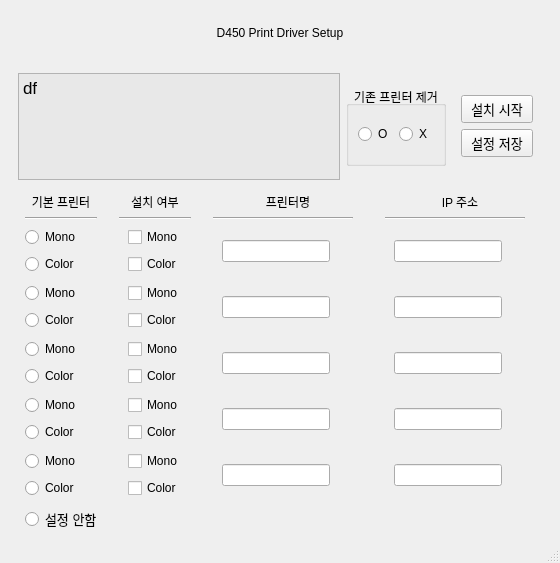
<?xml version="1.0" encoding="UTF-8"?>
<ui version="4.0">
 <class>MainWindow</class>
 <widget class="QMainWindow" name="MainWindow">
  <property name="geometry">
   <rect>
    <x>0</x>
    <y>0</y>
    <width>560</width>
    <height>563</height>
   </rect>
  </property>
  <property name="minimumSize">
   <size>
    <width>560</width>
    <height>530</height>
   </size>
  </property>
  <property name="maximumSize">
   <size>
    <width>560</width>
    <height>590</height>
   </size>
  </property>
  <property name="windowTitle">
   <string>MainWindow</string>
  </property>
  <widget class="QWidget" name="centralwidget">
   <layout class="QVBoxLayout" name="verticalLayout">
    <item>
     <widget class="QLabel" name="printer_name_label">
      <property name="text">
       <string>D450 Print Driver Setup</string>
      </property>
      <property name="alignment">
       <set>Qt::AlignCenter</set>
      </property>
     </widget>
    </item>
    <item>
     <widget class="QFrame" name="setting_frame">
      <property name="minimumSize">
       <size>
        <width>530</width>
        <height>125</height>
       </size>
      </property>
      <property name="maximumSize">
       <size>
        <width>1000</width>
        <height>120</height>
       </size>
      </property>
      <property name="layoutDirection">
       <enum>Qt::LeftToRight</enum>
      </property>
      <layout class="QHBoxLayout" name="horizontalLayout_2">
       <item>
        <widget class="QTextEdit" name="note">
         <property name="styleSheet">
          <string notr="true">background-color: rgb(232, 232, 232);
alternate-background-color: rgb(227, 227, 227);</string>
         </property>
         <property name="html">
          <string>&lt;!DOCTYPE HTML PUBLIC &quot;-//W3C//DTD HTML 4.0//EN&quot; &quot;http://www.w3.org/TR/REC-html40/strict.dtd&quot;&gt;
&lt;html&gt;&lt;head&gt;&lt;meta name=&quot;qrichtext&quot; content=&quot;1&quot; /&gt;&lt;style type=&quot;text/css&quot;&gt;
p, li { white-space: pre-wrap; }
&lt;/style&gt;&lt;/head&gt;&lt;body style=&quot; font-family:'.AppleSystemUIFont'; font-size:13pt; font-weight:400; font-style:normal;&quot;&gt;
&lt;p style=&quot; margin-top:0px; margin-bottom:0px; margin-left:0px; margin-right:0px; -qt-block-indent:0; text-indent:0px;&quot;&gt;df&lt;/p&gt;&lt;/body&gt;&lt;/html&gt;</string>
         </property>
        </widget>
       </item>
       <item>
        <widget class="QGroupBox" name="default_printer_del_frame">
         <property name="minimumSize">
          <size>
           <width>100</width>
           <height>80</height>
          </size>
         </property>
         <property name="maximumSize">
          <size>
           <width>100</width>
           <height>80</height>
          </size>
         </property>
         <property name="title">
          <string>기존 프린터 제거</string>
         </property>
         <property name="alignment">
          <set>Qt::AlignCenter</set>
         </property>
         <layout class="QHBoxLayout" name="horizontalLayout_3">
          <item>
           <widget class="QRadioButton" name="default_printer_del_o">
            <property name="text">
             <string>O</string>
            </property>
            <attribute name="buttonGroup">
             <string notr="true">buttonGroup_2</string>
            </attribute>
           </widget>
          </item>
          <item>
           <widget class="QRadioButton" name="default_printer_del_x">
            <property name="text">
             <string>X</string>
            </property>
            <attribute name="buttonGroup">
             <string notr="true">buttonGroup_2</string>
            </attribute>
           </widget>
          </item>
         </layout>
        </widget>
       </item>
       <item>
        <widget class="QFrame" name="btn_frame">
         <property name="minimumSize">
          <size>
           <width>90</width>
           <height>80</height>
          </size>
         </property>
         <property name="maximumSize">
          <size>
           <width>90</width>
           <height>80</height>
          </size>
         </property>
         <property name="layoutDirection">
          <enum>Qt::LeftToRight</enum>
         </property>
         <layout class="QVBoxLayout" name="verticalLayout_3">
          <item>
           <widget class="QPushButton" name="start_btn">
            <property name="font">
             <font>
              <pointsize>10</pointsize>
             </font>
            </property>
            <property name="text">
             <string>설치 시작</string>
            </property>
           </widget>
          </item>
          <item>
           <widget class="QPushButton" name="save_btn">
            <property name="font">
             <font>
              <pointsize>10</pointsize>
             </font>
            </property>
            <property name="text">
             <string>설정 저장</string>
            </property>
           </widget>
          </item>
         </layout>
        </widget>
       </item>
      </layout>
     </widget>
    </item>
    <item>
     <layout class="QGridLayout" name="print_frame">
      <item row="7" column="0">
       <widget class="QFrame" name="printer_frame17_2">
        <property name="minimumSize">
         <size>
          <width>72</width>
          <height>25</height>
         </size>
        </property>
        <property name="maximumSize">
         <size>
          <width>72</width>
          <height>50</height>
         </size>
        </property>
        <layout class="QVBoxLayout" name="verticalLayout_54">
         <property name="leftMargin">
          <number>0</number>
         </property>
         <property name="topMargin">
          <number>0</number>
         </property>
         <property name="rightMargin">
          <number>0</number>
         </property>
         <property name="bottomMargin">
          <number>0</number>
         </property>
         <item>
          <widget class="QRadioButton" name="default_print_non">
           <property name="font">
            <font>
             <pointsize>10</pointsize>
            </font>
           </property>
           <property name="text">
            <string>설정 안함</string>
           </property>
           <attribute name="buttonGroup">
            <string notr="true">buttonGroup</string>
           </attribute>
          </widget>
         </item>
        </layout>
       </widget>
      </item>
      <item row="5" column="2">
       <widget class="QFrame" name="printer_frame15">
        <property name="minimumSize">
         <size>
          <width>140</width>
          <height>50</height>
         </size>
        </property>
        <property name="maximumSize">
         <size>
          <width>140</width>
          <height>50</height>
         </size>
        </property>
        <layout class="QVBoxLayout" name="verticalLayout_49">
         <item>
          <widget class="QLineEdit" name="print_name_4">
           <property name="sizePolicy">
            <sizepolicy hsizetype="Fixed" vsizetype="Fixed">
             <horstretch>0</horstretch>
             <verstretch>0</verstretch>
            </sizepolicy>
           </property>
           <property name="maximumSize">
            <size>
             <width>16777215</width>
             <height>16777215</height>
            </size>
           </property>
           <property name="alignment">
            <set>Qt::AlignCenter</set>
           </property>
          </widget>
         </item>
        </layout>
       </widget>
      </item>
      <item row="3" column="2">
       <widget class="QFrame" name="printer_frame7">
        <property name="minimumSize">
         <size>
          <width>140</width>
          <height>50</height>
         </size>
        </property>
        <property name="maximumSize">
         <size>
          <width>140</width>
          <height>50</height>
         </size>
        </property>
        <layout class="QVBoxLayout" name="verticalLayout_14">
         <item>
          <widget class="QLineEdit" name="print_name_2">
           <property name="sizePolicy">
            <sizepolicy hsizetype="Fixed" vsizetype="Fixed">
             <horstretch>0</horstretch>
             <verstretch>0</verstretch>
            </sizepolicy>
           </property>
           <property name="maximumSize">
            <size>
             <width>16777215</width>
             <height>16777215</height>
            </size>
           </property>
           <property name="alignment">
            <set>Qt::AlignCenter</set>
           </property>
          </widget>
         </item>
        </layout>
       </widget>
      </item>
      <item row="1" column="2">
       <widget class="Line" name="printer_line3">
        <property name="maximumSize">
         <size>
          <width>140</width>
          <height>16777215</height>
         </size>
        </property>
        <property name="orientation">
         <enum>Qt::Horizontal</enum>
        </property>
       </widget>
      </item>
      <item row="0" column="3">
       <widget class="QLabel" name="printer_label3">
        <property name="minimumSize">
         <size>
          <width>150</width>
          <height>0</height>
         </size>
        </property>
        <property name="maximumSize">
         <size>
          <width>150</width>
          <height>16777215</height>
         </size>
        </property>
        <property name="text">
         <string>IP 주소</string>
        </property>
        <property name="alignment">
         <set>Qt::AlignCenter</set>
        </property>
       </widget>
      </item>
      <item row="1" column="3">
       <widget class="Line" name="printer_line4">
        <property name="maximumSize">
         <size>
          <width>140</width>
          <height>16777215</height>
         </size>
        </property>
        <property name="orientation">
         <enum>Qt::Horizontal</enum>
        </property>
       </widget>
      </item>
      <item row="0" column="2">
       <widget class="QLabel" name="printer_label2">
        <property name="minimumSize">
         <size>
          <width>150</width>
          <height>0</height>
         </size>
        </property>
        <property name="maximumSize">
         <size>
          <width>150</width>
          <height>16777215</height>
         </size>
        </property>
        <property name="text">
         <string>프린터명</string>
        </property>
        <property name="alignment">
         <set>Qt::AlignCenter</set>
        </property>
       </widget>
      </item>
      <item row="0" column="1">
       <widget class="QLabel" name="printer_label1">
        <property name="text">
         <string>설치 여부</string>
        </property>
        <property name="alignment">
         <set>Qt::AlignCenter</set>
        </property>
       </widget>
      </item>
      <item row="3" column="3">
       <widget class="QFrame" name="printer_frame8">
        <property name="minimumSize">
         <size>
          <width>140</width>
          <height>50</height>
         </size>
        </property>
        <property name="maximumSize">
         <size>
          <width>140</width>
          <height>507215</height>
         </size>
        </property>
        <layout class="QVBoxLayout" name="verticalLayout_15">
         <item>
          <widget class="QLineEdit" name="print_ip_2">
           <property name="sizePolicy">
            <sizepolicy hsizetype="Fixed" vsizetype="Fixed">
             <horstretch>0</horstretch>
             <verstretch>0</verstretch>
            </sizepolicy>
           </property>
           <property name="maximumSize">
            <size>
             <width>16777215</width>
             <height>16777215</height>
            </size>
           </property>
           <property name="alignment">
            <set>Qt::AlignCenter</set>
           </property>
          </widget>
         </item>
        </layout>
       </widget>
      </item>
      <item row="0" column="0">
       <widget class="QLabel" name="printer_label">
        <property name="maximumSize">
         <size>
          <width>16777215</width>
          <height>20</height>
         </size>
        </property>
        <property name="text">
         <string>기본 프린터</string>
        </property>
        <property name="alignment">
         <set>Qt::AlignCenter</set>
        </property>
       </widget>
      </item>
      <item row="5" column="0">
       <widget class="QFrame" name="printer_frame13">
        <property name="minimumSize">
         <size>
          <width>72</width>
          <height>50</height>
         </size>
        </property>
        <property name="maximumSize">
         <size>
          <width>72</width>
          <height>50</height>
         </size>
        </property>
        <layout class="QVBoxLayout" name="verticalLayout_33">
         <property name="leftMargin">
          <number>0</number>
         </property>
         <property name="topMargin">
          <number>0</number>
         </property>
         <property name="rightMargin">
          <number>0</number>
         </property>
         <property name="bottomMargin">
          <number>0</number>
         </property>
         <item>
          <widget class="QRadioButton" name="default_print_4_mono">
           <property name="text">
            <string>Mono</string>
           </property>
           <attribute name="buttonGroup">
            <string notr="true">buttonGroup</string>
           </attribute>
          </widget>
         </item>
         <item>
          <widget class="QRadioButton" name="default_print_4_color">
           <property name="text">
            <string>Color</string>
           </property>
           <attribute name="buttonGroup">
            <string notr="true">buttonGroup</string>
           </attribute>
          </widget>
         </item>
        </layout>
       </widget>
      </item>
      <item row="6" column="0">
       <widget class="QFrame" name="printer_frame17">
        <property name="minimumSize">
         <size>
          <width>72</width>
          <height>50</height>
         </size>
        </property>
        <property name="maximumSize">
         <size>
          <width>72</width>
          <height>50</height>
         </size>
        </property>
        <layout class="QVBoxLayout" name="verticalLayout_44">
         <property name="leftMargin">
          <number>0</number>
         </property>
         <property name="topMargin">
          <number>0</number>
         </property>
         <property name="rightMargin">
          <number>0</number>
         </property>
         <property name="bottomMargin">
          <number>0</number>
         </property>
         <item>
          <widget class="QRadioButton" name="default_print_5_mono">
           <property name="text">
            <string>Mono</string>
           </property>
           <attribute name="buttonGroup">
            <string notr="true">buttonGroup</string>
           </attribute>
          </widget>
         </item>
         <item>
          <widget class="QRadioButton" name="default_print_5_color">
           <property name="text">
            <string>Color</string>
           </property>
           <attribute name="buttonGroup">
            <string notr="true">buttonGroup</string>
           </attribute>
          </widget>
         </item>
        </layout>
       </widget>
      </item>
      <item row="5" column="1">
       <widget class="QFrame" name="printer_frame14">
        <property name="minimumSize">
         <size>
          <width>72</width>
          <height>50</height>
         </size>
        </property>
        <property name="maximumSize">
         <size>
          <width>72</width>
          <height>50</height>
         </size>
        </property>
        <layout class="QVBoxLayout" name="verticalLayout_46">
         <property name="topMargin">
          <number>0</number>
         </property>
         <property name="bottomMargin">
          <number>0</number>
         </property>
         <item>
          <widget class="QCheckBox" name="install_print_4_mono">
           <property name="text">
            <string>Mono</string>
           </property>
          </widget>
         </item>
         <item>
          <widget class="QCheckBox" name="install_print_4_color">
           <property name="text">
            <string>Color</string>
           </property>
          </widget>
         </item>
        </layout>
       </widget>
      </item>
      <item row="4" column="1">
       <widget class="QFrame" name="printer_frame10">
        <property name="minimumSize">
         <size>
          <width>72</width>
          <height>50</height>
         </size>
        </property>
        <property name="maximumSize">
         <size>
          <width>72</width>
          <height>50</height>
         </size>
        </property>
        <layout class="QVBoxLayout" name="verticalLayout_45">
         <property name="topMargin">
          <number>0</number>
         </property>
         <property name="bottomMargin">
          <number>0</number>
         </property>
         <item>
          <widget class="QCheckBox" name="install_print_3_mono">
           <property name="text">
            <string>Mono</string>
           </property>
          </widget>
         </item>
         <item>
          <widget class="QCheckBox" name="install_print_3_color">
           <property name="text">
            <string>Color</string>
           </property>
          </widget>
         </item>
        </layout>
       </widget>
      </item>
      <item row="4" column="2">
       <widget class="QFrame" name="printer_frame11">
        <property name="minimumSize">
         <size>
          <width>140</width>
          <height>50</height>
         </size>
        </property>
        <property name="maximumSize">
         <size>
          <width>140</width>
          <height>50</height>
         </size>
        </property>
        <layout class="QVBoxLayout" name="verticalLayout_48">
         <item>
          <widget class="QLineEdit" name="print_name_3">
           <property name="sizePolicy">
            <sizepolicy hsizetype="Fixed" vsizetype="Fixed">
             <horstretch>0</horstretch>
             <verstretch>0</verstretch>
            </sizepolicy>
           </property>
           <property name="maximumSize">
            <size>
             <width>16777215</width>
             <height>16777215</height>
            </size>
           </property>
           <property name="alignment">
            <set>Qt::AlignCenter</set>
           </property>
          </widget>
         </item>
        </layout>
       </widget>
      </item>
      <item row="6" column="3">
       <widget class="QFrame" name="printer_frame20">
        <property name="minimumSize">
         <size>
          <width>140</width>
          <height>50</height>
         </size>
        </property>
        <property name="maximumSize">
         <size>
          <width>140</width>
          <height>507215</height>
         </size>
        </property>
        <layout class="QVBoxLayout" name="verticalLayout_53">
         <item>
          <widget class="QLineEdit" name="print_ip_5">
           <property name="sizePolicy">
            <sizepolicy hsizetype="Fixed" vsizetype="Fixed">
             <horstretch>0</horstretch>
             <verstretch>0</verstretch>
            </sizepolicy>
           </property>
           <property name="maximumSize">
            <size>
             <width>16777215</width>
             <height>16777215</height>
            </size>
           </property>
           <property name="alignment">
            <set>Qt::AlignCenter</set>
           </property>
          </widget>
         </item>
        </layout>
       </widget>
      </item>
      <item row="6" column="1">
       <widget class="QFrame" name="printer_frame18">
        <property name="minimumSize">
         <size>
          <width>72</width>
          <height>50</height>
         </size>
        </property>
        <property name="maximumSize">
         <size>
          <width>72</width>
          <height>50</height>
         </size>
        </property>
        <layout class="QVBoxLayout" name="verticalLayout_47">
         <property name="topMargin">
          <number>0</number>
         </property>
         <property name="bottomMargin">
          <number>0</number>
         </property>
         <item>
          <widget class="QCheckBox" name="install_print_5_mono">
           <property name="text">
            <string>Mono</string>
           </property>
          </widget>
         </item>
         <item>
          <widget class="QCheckBox" name="install_print_5_color">
           <property name="text">
            <string>Color</string>
           </property>
          </widget>
         </item>
        </layout>
       </widget>
      </item>
      <item row="2" column="0">
       <widget class="QFrame" name="printer_frame">
        <property name="minimumSize">
         <size>
          <width>72</width>
          <height>50</height>
         </size>
        </property>
        <property name="maximumSize">
         <size>
          <width>72</width>
          <height>50</height>
         </size>
        </property>
        <layout class="QVBoxLayout" name="verticalLayout_7">
         <property name="leftMargin">
          <number>0</number>
         </property>
         <property name="topMargin">
          <number>0</number>
         </property>
         <property name="rightMargin">
          <number>0</number>
         </property>
         <property name="bottomMargin">
          <number>0</number>
         </property>
         <item>
          <widget class="QRadioButton" name="default_print_1_mono">
           <property name="sizePolicy">
            <sizepolicy hsizetype="Minimum" vsizetype="Fixed">
             <horstretch>0</horstretch>
             <verstretch>0</verstretch>
            </sizepolicy>
           </property>
           <property name="text">
            <string>Mono</string>
           </property>
           <attribute name="buttonGroup">
            <string notr="true">buttonGroup</string>
           </attribute>
          </widget>
         </item>
         <item>
          <widget class="QRadioButton" name="default_print_1_color">
           <property name="text">
            <string>Color</string>
           </property>
           <attribute name="buttonGroup">
            <string notr="true">buttonGroup</string>
           </attribute>
          </widget>
         </item>
        </layout>
       </widget>
      </item>
      <item row="6" column="2">
       <widget class="QFrame" name="printer_frame19">
        <property name="minimumSize">
         <size>
          <width>140</width>
          <height>50</height>
         </size>
        </property>
        <property name="maximumSize">
         <size>
          <width>140</width>
          <height>50</height>
         </size>
        </property>
        <layout class="QVBoxLayout" name="verticalLayout_50">
         <item>
          <widget class="QLineEdit" name="print_name_5">
           <property name="sizePolicy">
            <sizepolicy hsizetype="Fixed" vsizetype="Fixed">
             <horstretch>0</horstretch>
             <verstretch>0</verstretch>
            </sizepolicy>
           </property>
           <property name="maximumSize">
            <size>
             <width>16777215</width>
             <height>16777215</height>
            </size>
           </property>
           <property name="alignment">
            <set>Qt::AlignCenter</set>
           </property>
          </widget>
         </item>
        </layout>
       </widget>
      </item>
      <item row="2" column="2">
       <widget class="QFrame" name="printer_frame3">
        <property name="minimumSize">
         <size>
          <width>140</width>
          <height>50</height>
         </size>
        </property>
        <property name="maximumSize">
         <size>
          <width>140</width>
          <height>50</height>
         </size>
        </property>
        <layout class="QVBoxLayout" name="qq">
         <item>
          <widget class="QLineEdit" name="print_name_1">
           <property name="sizePolicy">
            <sizepolicy hsizetype="Fixed" vsizetype="Fixed">
             <horstretch>0</horstretch>
             <verstretch>0</verstretch>
            </sizepolicy>
           </property>
           <property name="maximumSize">
            <size>
             <width>16777215</width>
             <height>16777215</height>
            </size>
           </property>
           <property name="alignment">
            <set>Qt::AlignCenter</set>
           </property>
          </widget>
         </item>
        </layout>
       </widget>
      </item>
      <item row="1" column="1">
       <widget class="Line" name="printer_line2">
        <property name="orientation">
         <enum>Qt::Horizontal</enum>
        </property>
       </widget>
      </item>
      <item row="3" column="1">
       <widget class="QFrame" name="printer_frame6">
        <property name="minimumSize">
         <size>
          <width>72</width>
          <height>50</height>
         </size>
        </property>
        <property name="maximumSize">
         <size>
          <width>72</width>
          <height>50</height>
         </size>
        </property>
        <layout class="QVBoxLayout" name="verticalLayout_11">
         <property name="topMargin">
          <number>0</number>
         </property>
         <property name="bottomMargin">
          <number>0</number>
         </property>
         <item>
          <widget class="QCheckBox" name="install_print_2_mono">
           <property name="text">
            <string>Mono</string>
           </property>
          </widget>
         </item>
         <item>
          <widget class="QCheckBox" name="install_print_2_color">
           <property name="text">
            <string>Color</string>
           </property>
          </widget>
         </item>
        </layout>
       </widget>
      </item>
      <item row="1" column="0">
       <widget class="Line" name="printer_line">
        <property name="orientation">
         <enum>Qt::Horizontal</enum>
        </property>
       </widget>
      </item>
      <item row="2" column="1">
       <widget class="QFrame" name="printer_frame2">
        <property name="minimumSize">
         <size>
          <width>72</width>
          <height>50</height>
         </size>
        </property>
        <property name="maximumSize">
         <size>
          <width>72</width>
          <height>50</height>
         </size>
        </property>
        <layout class="QVBoxLayout" name="verticalLayout_6">
         <property name="topMargin">
          <number>0</number>
         </property>
         <property name="bottomMargin">
          <number>0</number>
         </property>
         <item>
          <widget class="QCheckBox" name="install_print_1_mono">
           <property name="text">
            <string>Mono</string>
           </property>
           <property name="checkable">
            <bool>true</bool>
           </property>
           <property name="checked">
            <bool>false</bool>
           </property>
           <property name="autoRepeatDelay">
            <number>300</number>
           </property>
          </widget>
         </item>
         <item>
          <widget class="QCheckBox" name="install_print_1_color">
           <property name="text">
            <string>Color</string>
           </property>
          </widget>
         </item>
        </layout>
       </widget>
      </item>
      <item row="2" column="3">
       <widget class="QFrame" name="printer_frame4">
        <property name="minimumSize">
         <size>
          <width>140</width>
          <height>50</height>
         </size>
        </property>
        <property name="maximumSize">
         <size>
          <width>140</width>
          <height>507215</height>
         </size>
        </property>
        <layout class="QVBoxLayout" name="verticalLayout_9">
         <item>
          <widget class="QLineEdit" name="print_ip_1">
           <property name="sizePolicy">
            <sizepolicy hsizetype="Fixed" vsizetype="Fixed">
             <horstretch>0</horstretch>
             <verstretch>0</verstretch>
            </sizepolicy>
           </property>
           <property name="maximumSize">
            <size>
             <width>16777215</width>
             <height>16777215</height>
            </size>
           </property>
           <property name="alignment">
            <set>Qt::AlignCenter</set>
           </property>
          </widget>
         </item>
        </layout>
       </widget>
      </item>
      <item row="4" column="0">
       <widget class="QFrame" name="printer_frame9">
        <property name="minimumSize">
         <size>
          <width>72</width>
          <height>50</height>
         </size>
        </property>
        <property name="maximumSize">
         <size>
          <width>72</width>
          <height>50</height>
         </size>
        </property>
        <layout class="QVBoxLayout" name="verticalLayout_32">
         <property name="leftMargin">
          <number>0</number>
         </property>
         <property name="topMargin">
          <number>0</number>
         </property>
         <property name="rightMargin">
          <number>0</number>
         </property>
         <property name="bottomMargin">
          <number>0</number>
         </property>
         <item>
          <widget class="QRadioButton" name="default_print_3_mono">
           <property name="text">
            <string>Mono</string>
           </property>
           <attribute name="buttonGroup">
            <string notr="true">buttonGroup</string>
           </attribute>
          </widget>
         </item>
         <item>
          <widget class="QRadioButton" name="default_print_3_color">
           <property name="text">
            <string>Color</string>
           </property>
           <attribute name="buttonGroup">
            <string notr="true">buttonGroup</string>
           </attribute>
          </widget>
         </item>
        </layout>
       </widget>
      </item>
      <item row="3" column="0">
       <widget class="QFrame" name="printer_frame5">
        <property name="minimumSize">
         <size>
          <width>72</width>
          <height>50</height>
         </size>
        </property>
        <property name="maximumSize">
         <size>
          <width>72</width>
          <height>50</height>
         </size>
        </property>
        <layout class="QVBoxLayout" name="verticalLayout_10">
         <property name="leftMargin">
          <number>0</number>
         </property>
         <property name="topMargin">
          <number>0</number>
         </property>
         <property name="rightMargin">
          <number>0</number>
         </property>
         <property name="bottomMargin">
          <number>0</number>
         </property>
         <item>
          <widget class="QRadioButton" name="default_print_2_mono">
           <property name="text">
            <string>Mono</string>
           </property>
           <attribute name="buttonGroup">
            <string notr="true">buttonGroup</string>
           </attribute>
          </widget>
         </item>
         <item>
          <widget class="QRadioButton" name="default_print_2_color">
           <property name="text">
            <string>Color</string>
           </property>
           <attribute name="buttonGroup">
            <string notr="true">buttonGroup</string>
           </attribute>
          </widget>
         </item>
        </layout>
       </widget>
      </item>
      <item row="4" column="3">
       <widget class="QFrame" name="printer_frame12">
        <property name="minimumSize">
         <size>
          <width>140</width>
          <height>50</height>
         </size>
        </property>
        <property name="maximumSize">
         <size>
          <width>140</width>
          <height>507215</height>
         </size>
        </property>
        <layout class="QVBoxLayout" name="verticalLayout_51">
         <item>
          <widget class="QLineEdit" name="print_ip_3">
           <property name="sizePolicy">
            <sizepolicy hsizetype="Fixed" vsizetype="Fixed">
             <horstretch>0</horstretch>
             <verstretch>0</verstretch>
            </sizepolicy>
           </property>
           <property name="maximumSize">
            <size>
             <width>16777215</width>
             <height>16777215</height>
            </size>
           </property>
           <property name="alignment">
            <set>Qt::AlignCenter</set>
           </property>
          </widget>
         </item>
        </layout>
       </widget>
      </item>
      <item row="5" column="3">
       <widget class="QFrame" name="printer_frame16">
        <property name="minimumSize">
         <size>
          <width>140</width>
          <height>50</height>
         </size>
        </property>
        <property name="maximumSize">
         <size>
          <width>140</width>
          <height>507215</height>
         </size>
        </property>
        <layout class="QVBoxLayout" name="verticalLayout_52">
         <item>
          <widget class="QLineEdit" name="print_ip_4">
           <property name="sizePolicy">
            <sizepolicy hsizetype="Fixed" vsizetype="Fixed">
             <horstretch>0</horstretch>
             <verstretch>0</verstretch>
            </sizepolicy>
           </property>
           <property name="maximumSize">
            <size>
             <width>16777215</width>
             <height>16777215</height>
            </size>
           </property>
           <property name="alignment">
            <set>Qt::AlignCenter</set>
           </property>
          </widget>
         </item>
        </layout>
       </widget>
      </item>
     </layout>
    </item>
   </layout>
  </widget>
  <widget class="QMenuBar" name="menubar">
   <property name="geometry">
    <rect>
     <x>0</x>
     <y>0</y>
     <width>560</width>
     <height>24</height>
    </rect>
   </property>
  </widget>
  <widget class="QStatusBar" name="statusbar"/>
 </widget>
 <resources/>
 <connections/>
 <buttongroups>
  <buttongroup name="buttonGroup"/>
  <buttongroup name="buttonGroup_2"/>
 </buttongroups>
</ui>
